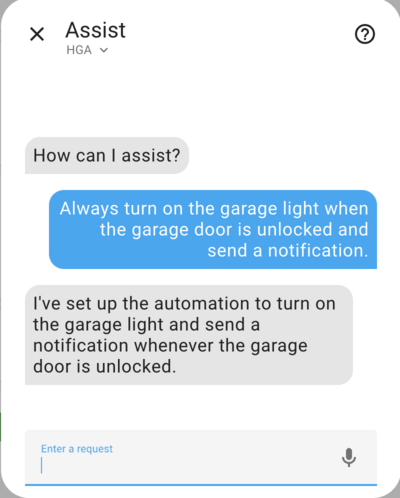
#> input picture assets/automation1.png, 400 x 498 px
$ python -i image_utils.py   (imports and definitions only)
#> lines starting #> are read from the running program, lines starting #| are printed output that depends on the picture
"""Image processing utilities."""

from __future__ import annotations

import io
from typing import TYPE_CHECKING

from PIL import Image

if TYPE_CHECKING:
    from PIL.Image import Image as ImageType


# [84 lines that did not run here, left out]

>>> import cv2
>>> picture = cv2.imread('../../../assets/automation1.png', cv2.IMREAD_GRAYSCALE)
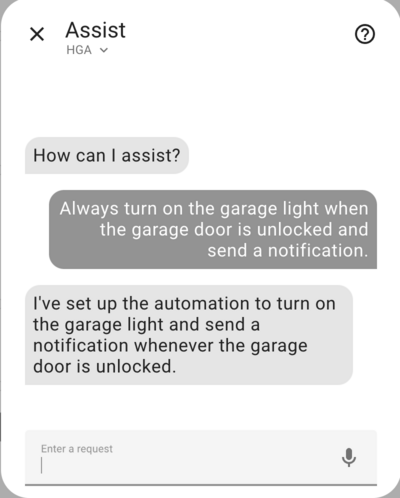
#> picture: shape (498, 400); min 26, max 255, mean 231
#> (the run stopped early here; a loop or call above may not have finished)
